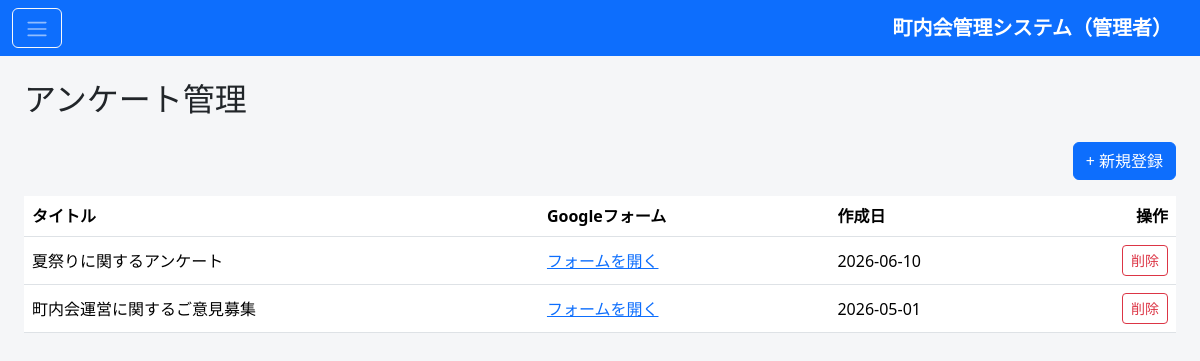
The page /admin/survey_list.php (signed in) on the database its author committed.
### tables this page shows
CREATE TABLE surveys (
    id              BIGINT UNSIGNED AUTO_INCREMENT PRIMARY KEY,
    title           VARCHAR(200)    NOT NULL,
    google_form_url VARCHAR(500)    NOT NULL,
    published_at    DATE            NOT NULL,
    created_at      DATETIME        NOT NULL DEFAULT CURRENT_TIMESTAMP
);

### admin/survey_list.php (the view, shortened to what this page needs)
<?php
require __DIR__ . '/includes/header.php';
$surveys = $pdo->query('SELECT id, title, google_form_url, published_at FROM surveys ORDER BY published_at DESC')->fetchAll();
?>
<div class="d-flex justify-content-end mb-3">
  <a href="survey_form.php" class="btn btn-primary">+ 新規登録</a>
</div>
<table class="table table-hover bg-white align-middle">
  <thead>
    <tr><th>タイトル</th><th>Googleフォーム</th><th>作成日</th><th class="text-end">操作</th></tr>
  </thead>
  <tbody>
    <?php foreach ($surveys as $s): ?>
    <tr>
      <td><?php echo htmlspecialchars($s['title']); ?></td>
      <td><a href="<?php echo htmlspecialchars($s['google_form_url']); ?>" target="_blank" rel="noopener">フォームを開く</a></td>
      <td><?php echo htmlspecialchars($s['published_at']); ?></td>
      <td class="text-end">
        <form action="survey_list.php" method="post" class="d-inline" onsubmit="return confirm('削除しますか？');">
          <button class="btn btn-sm btn-outline-danger" type="submit">削除</button>
        </form>
      </td>
    </tr>
    <?php endforeach; ?>
  </tbody>
</table>
<?php require __DIR__ . '/includes/footer.php'; ?>

### admin/includes/header.php (style rules this page uses)
body { background-color: #f5f6f8; }
.table thead { background-color: #e9ecef; }

### rows shown on the page
surveys: title "夏祭りに関するアンケート", published_at "2026-06-10"
surveys: title "町内会運営に関するご意見募集", published_at "2026-05-01"

### other values the page prints
$pageTitle "アンケート管理"
